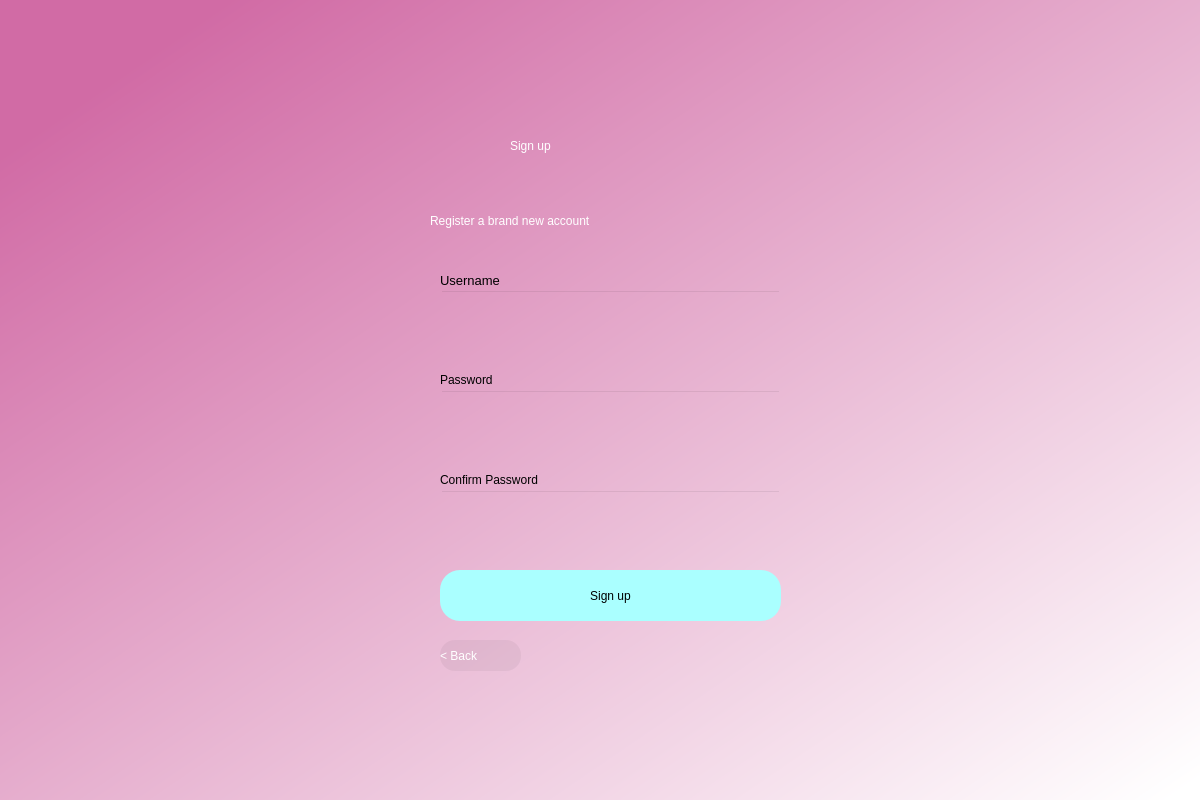
<?xml version="1.0" encoding="UTF-8"?>
<ui version="4.0">
 <class>Dialog</class>
 <widget class="QDialog" name="Dialog">
  <property name="geometry">
   <rect>
    <x>0</x>
    <y>0</y>
    <width>1200</width>
    <height>800</height>
   </rect>
  </property>
  <property name="windowTitle">
   <string>Dialog</string>
  </property>
  <widget class="QWidget" name="bgwidget" native="true">
   <property name="geometry">
    <rect>
     <x>0</x>
     <y>0</y>
     <width>1201</width>
     <height>801</height>
    </rect>
   </property>
   <property name="styleSheet">
    <string notr="true">QWidget#bgwidget{
background-color:qlineargradient(spread:pad, x1:0.091, y1:0.101636, x2:0.991379, y2:0.977, stop:0 rgba(209, 107, 165, 255), stop:1 rgba(255, 255, 255, 255));}</string>
   </property>
   <widget class="QLabel" name="label">
    <property name="geometry">
     <rect>
      <x>510</x>
      <y>110</y>
      <width>211</width>
      <height>71</height>
     </rect>
    </property>
    <property name="styleSheet">
     <string notr="true">font: 36pt &quot;MS Shell Dlg 2&quot;; color:rgb(255, 255, 255)</string>
    </property>
    <property name="text">
     <string>Sign up</string>
    </property>
   </widget>
   <widget class="QLabel" name="label_2">
    <property name="geometry">
     <rect>
      <x>430</x>
      <y>200</y>
      <width>381</width>
      <height>41</height>
     </rect>
    </property>
    <property name="styleSheet">
     <string notr="true">font: 16pt &quot;MS Shell Dlg 2&quot;;color:rgb(255, 255, 255)</string>
    </property>
    <property name="text">
     <string>Register a brand new account</string>
    </property>
   </widget>
   <widget class="QPushButton" name="signup">
    <property name="geometry">
     <rect>
      <x>440</x>
      <y>570</y>
      <width>341</width>
      <height>51</height>
     </rect>
    </property>
    <property name="styleSheet">
     <string notr="true">border-radius:20px;
background-color: rgb(170, 255, 255);
font: 14pt &quot;MS Shell Dlg 2&quot;;</string>
    </property>
    <property name="text">
     <string>Sign up</string>
    </property>
   </widget>
   <widget class="QLineEdit" name="emailfield">
    <property name="geometry">
     <rect>
      <x>440</x>
      <y>290</y>
      <width>341</width>
      <height>51</height>
     </rect>
    </property>
    <property name="styleSheet">
     <string notr="true">background-color:rgba(0,0,0,0);
font: 12pt &quot;MS Shell Dlg 2&quot;;</string>
    </property>
   </widget>
   <widget class="QLineEdit" name="passwordfield">
    <property name="geometry">
     <rect>
      <x>440</x>
      <y>390</y>
      <width>341</width>
      <height>51</height>
     </rect>
    </property>
    <property name="styleSheet">
     <string notr="true">background-color:rgba(0,0,0,0);
font: 12pt &quot;MS Shell Dlg 2&quot;;</string>
    </property>
   </widget>
   <widget class="QLabel" name="label_3">
    <property name="geometry">
     <rect>
      <x>440</x>
      <y>270</y>
      <width>81</width>
      <height>20</height>
     </rect>
    </property>
    <property name="font">
     <font>
      <family>MS Shell Dlg 2</family>
      <pointsize>10</pointsize>
      <weight>50</weight>
      <italic>false</italic>
      <bold>false</bold>
     </font>
    </property>
    <property name="styleSheet">
     <string notr="true">font: 10pt &quot;MS Shell Dlg 2&quot;;</string>
    </property>
    <property name="text">
     <string>Username</string>
    </property>
   </widget>
   <widget class="QLabel" name="label_4">
    <property name="geometry">
     <rect>
      <x>440</x>
      <y>370</y>
      <width>81</width>
      <height>20</height>
     </rect>
    </property>
    <property name="styleSheet">
     <string notr="true">font: 10pt &quot;MS Shell Dlg 2&quot;;</string>
    </property>
    <property name="text">
     <string>Password</string>
    </property>
   </widget>
   <widget class="QLabel" name="error">
    <property name="geometry">
     <rect>
      <x>440</x>
      <y>540</y>
      <width>341</width>
      <height>20</height>
     </rect>
    </property>
    <property name="styleSheet">
     <string notr="true">font: 12pt &quot;MS Shell Dlg 2&quot;; color:red;</string>
    </property>
    <property name="text">
     <string/>
    </property>
   </widget>
   <widget class="QLabel" name="label_5">
    <property name="geometry">
     <rect>
      <x>440</x>
      <y>470</y>
      <width>141</width>
      <height>20</height>
     </rect>
    </property>
    <property name="styleSheet">
     <string notr="true">font: 10pt &quot;MS Shell Dlg 2&quot;;</string>
    </property>
    <property name="text">
     <string>Confirm Password</string>
    </property>
   </widget>
   <widget class="QLineEdit" name="confirmpasswordfield">
    <property name="geometry">
     <rect>
      <x>440</x>
      <y>490</y>
      <width>341</width>
      <height>51</height>
     </rect>
    </property>
    <property name="styleSheet">
     <string notr="true">background-color:rgba(0,0,0,0);
font: 12pt &quot;MS Shell Dlg 2&quot;;</string>
    </property>
   </widget>
   <widget class="QPushButton" name="back">
    <property name="geometry">
     <rect>
      <x>440</x>
      <y>640</y>
      <width>81</width>
      <height>31</height>
     </rect>
    </property>
    <property name="autoFillBackground">
     <bool>false</bool>
    </property>
    <property name="styleSheet">
     <string notr="true">border-radius:15%;
background-color: rgba(0, 0, 0,0.05);
font: 14pt &quot;MS Shell Dlg 2&quot;;
color: rgb(255, 255, 255);
text-align: left
</string>
    </property>
    <property name="text">
     <string>&lt; Back</string>
    </property>
   </widget>
  </widget>
 </widget>
 <resources/>
 <connections/>
</ui>
